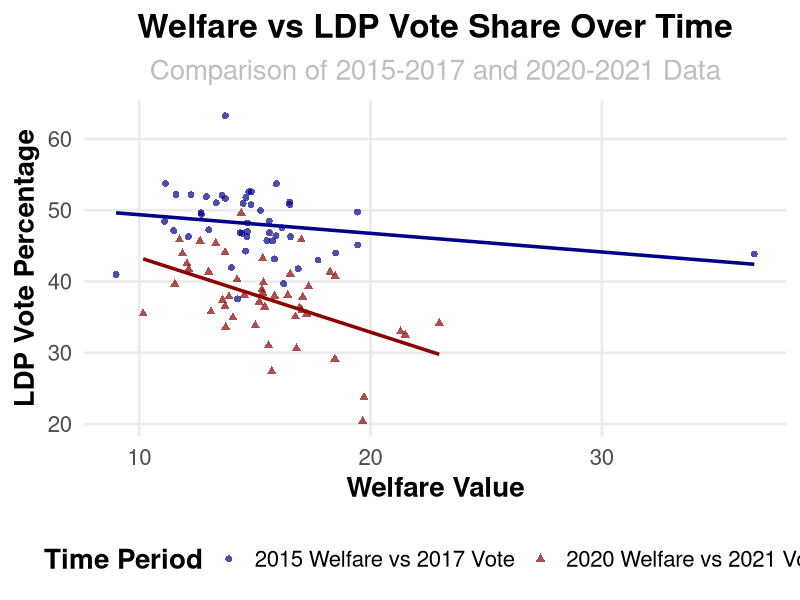

Recreate this plot in R.
## ---- chunk 1
knitr::opts_chunk$set(
  echo = FALSE,
  message = FALSE,
  comment = NA,
  warning = FALSE)

setwd("C:/Users/aidan/Documents/SIS600/RFiles")
library(tidyverse)
library(kableExtra)
library(RColorBrewer)

  WelfareOnly <- read_csv('Welfare Only.csv')
  
## ---- chunk 2
setwd("C:/Users/aidan/Documents/SIS600/RFiles")

testplot <- ggplot(WelfareOnly, aes(x = wf2020, y = LDPvoteperc)) +
  geom_point() +
  geom_smooth(method = "lm", se = FALSE, color = "red") +
  labs(title = "Welfare (2020) vs LDP Vote % (2021)",
       x = "Welfare Value (2020)", 
       y = "LDP Vote Percentage (2021)") +
  theme_minimal()

finalplot <- ggplot(WelfareOnly) +
  geom_point(aes(
    x = wf2020, y = LDPvoteperc, color = "2020 Welfare vs 2021 Vote"),
    size = 2, alpha = 0.7, shape = 17) +
  geom_point(
    aes(x = wf2015, y = LDPvoteperc2017, color = "2015 Welfare vs 2017 Vote"),
    size = 2, alpha = 0.7, shape = 16) +
  geom_smooth(
    aes(x = wf2020, y = LDPvoteperc),
    method = "lm", se = FALSE, color = "red4", linewidth = 1.2) +
  geom_smooth(
    aes(x = wf2015, y = LDPvoteperc2017),
    method = "lm", se = FALSE, color = "blue4", linewidth = 1.2) +
  labs(
    title = "Welfare vs LDP Vote Share Over Time",
    subtitle = "Comparison of 2015-2017 and 2020-2021 Data",
    x = "Welfare Value", 
    y = "LDP Vote Percentage",
    color = "Time Period"
  ) +
  scale_color_manual(
    values = c(
      "2020 Welfare vs 2021 Vote" = "red4",
      "2015 Welfare vs 2017 Vote" = "blue4"
    )
  ) +
  theme_minimal(base_size = 20) +
  theme(
    plot.title = element_text(face = "bold", hjust = 0.5),
    plot.subtitle = element_text(hjust = 0.5, color = "gray"),
    axis.title = element_text(face = "bold"),
    legend.position = "bottom",
    legend.title = element_text(face = "bold"),
    panel.grid.minor = element_blank()
  )
finalplot
